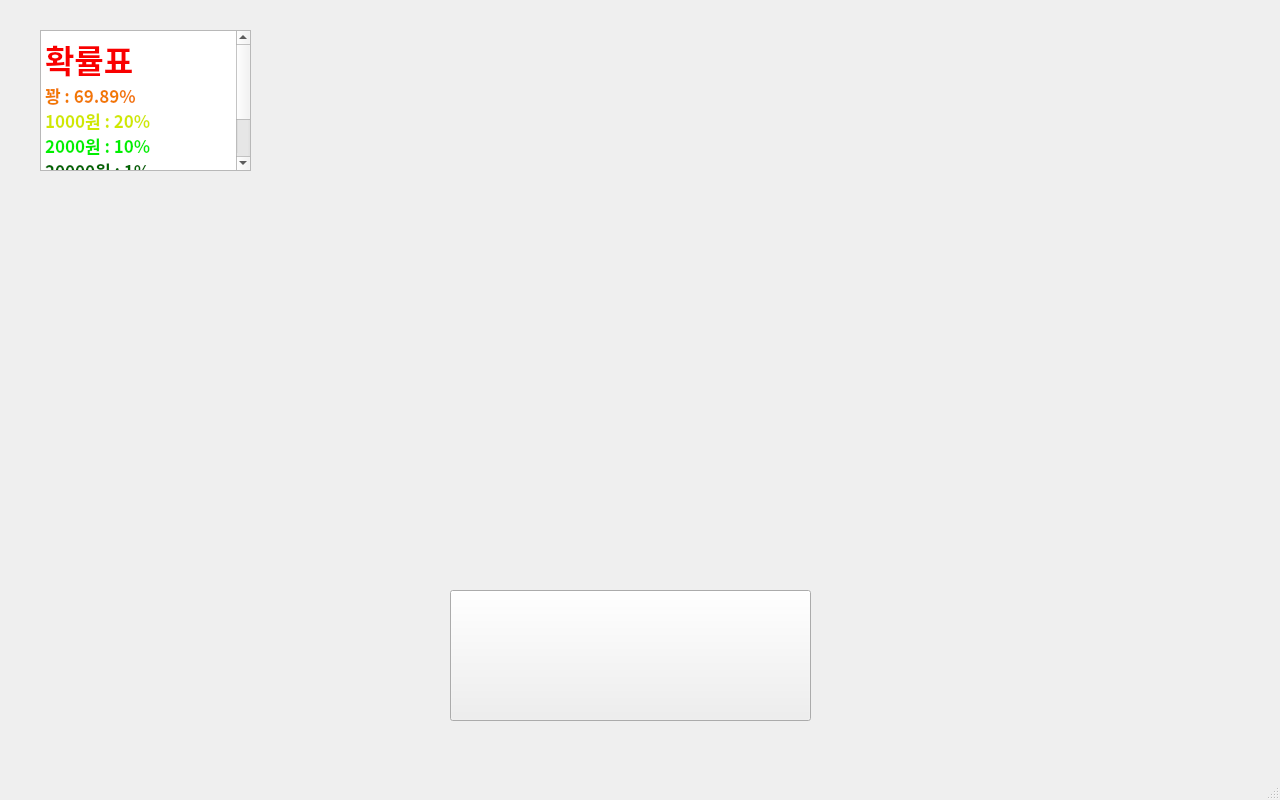
<?xml version="1.0" encoding="UTF-8"?>
<ui version="4.0">
 <class>Lotto</class>
 <widget class="QMainWindow" name="Lotto">
  <property name="geometry">
   <rect>
    <x>0</x>
    <y>0</y>
    <width>1280</width>
    <height>800</height>
   </rect>
  </property>
  <property name="windowTitle">
   <string>MainWindow</string>
  </property>
  <widget class="QWidget" name="centralwidget">
   <widget class="QLabel" name="Main_Photo">
    <property name="geometry">
     <rect>
      <x>10</x>
      <y>0</y>
      <width>1280</width>
      <height>800</height>
     </rect>
    </property>
    <property name="text">
     <string/>
    </property>
   </widget>
   <widget class="QPushButton" name="DrawLotsButton">
    <property name="geometry">
     <rect>
      <x>450</x>
      <y>590</y>
      <width>361</width>
      <height>131</height>
     </rect>
    </property>
    <property name="cursor">
     <cursorShape>OpenHandCursor</cursorShape>
    </property>
    <property name="text">
     <string/>
    </property>
    <property name="icon">
     <iconset>
      <normaloff>Things/3CAADF3C-D4C0-4051-B441-D777CAA9042E.jpeg</normaloff>Things/3CAADF3C-D4C0-4051-B441-D777CAA9042E.jpeg</iconset>
    </property>
    <property name="iconSize">
     <size>
      <width>391</width>
      <height>131</height>
     </size>
    </property>
    <property name="autoRepeatDelay">
     <number>300</number>
    </property>
   </widget>
   <widget class="QTextEdit" name="percentage">
    <property name="geometry">
     <rect>
      <x>40</x>
      <y>30</y>
      <width>211</width>
      <height>141</height>
     </rect>
    </property>
    <property name="font">
     <font>
      <family>D2Coding</family>
      <weight>75</weight>
      <bold>true</bold>
     </font>
    </property>
    <property name="autoFillBackground">
     <bool>false</bool>
    </property>
    <property name="html">
     <string>&lt;!DOCTYPE HTML PUBLIC &quot;-//W3C//DTD HTML 4.0//EN&quot; &quot;http://www.w3.org/TR/REC-html40/strict.dtd&quot;&gt;
&lt;html&gt;&lt;head&gt;&lt;meta name=&quot;qrichtext&quot; content=&quot;1&quot; /&gt;&lt;style type=&quot;text/css&quot;&gt;
p, li { white-space: pre-wrap; }
&lt;/style&gt;&lt;/head&gt;&lt;body style=&quot; font-family:'D2Coding'; font-size:13pt; font-weight:600; font-style:normal;&quot;&gt;
&lt;p style=&quot; margin-top:0px; margin-bottom:0px; margin-left:0px; margin-right:0px; -qt-block-indent:0; text-indent:0px;&quot;&gt;&lt;span style=&quot; font-size:24pt; color:#f90000;&quot;&gt;확률표&lt;/span&gt;&lt;/p&gt;
&lt;p style=&quot; margin-top:0px; margin-bottom:0px; margin-left:0px; margin-right:0px; -qt-block-indent:0; text-indent:0px;&quot;&gt;&lt;span style=&quot; color:#f27a00;&quot;&gt;꽝 : 69.89%&lt;/span&gt;&lt;/p&gt;
&lt;p style=&quot; margin-top:0px; margin-bottom:0px; margin-left:0px; margin-right:0px; -qt-block-indent:0; text-indent:0px;&quot;&gt;&lt;span style=&quot; color:#d1e800;&quot;&gt;1000원 : 20%&lt;/span&gt;&lt;/p&gt;
&lt;p style=&quot; margin-top:0px; margin-bottom:0px; margin-left:0px; margin-right:0px; -qt-block-indent:0; text-indent:0px;&quot;&gt;&lt;span style=&quot; color:#00ef00;&quot;&gt;2000원 : 10%&lt;/span&gt;&lt;/p&gt;
&lt;p style=&quot; margin-top:0px; margin-bottom:0px; margin-left:0px; margin-right:0px; -qt-block-indent:0; text-indent:0px;&quot;&gt;&lt;span style=&quot; color:#006700;&quot;&gt;20000원 : 1%&lt;/span&gt;&lt;/p&gt;
&lt;p style=&quot; margin-top:0px; margin-bottom:0px; margin-left:0px; margin-right:0px; -qt-block-indent:0; text-indent:0px;&quot;&gt;&lt;span style=&quot; color:#00f2ff;&quot;&gt;200000원 : 0.1%&lt;/span&gt;&lt;/p&gt;
&lt;p style=&quot; margin-top:0px; margin-bottom:0px; margin-left:0px; margin-right:0px; -qt-block-indent:0; text-indent:0px;&quot;&gt;&lt;span style=&quot; color:#0000ff;&quot;&gt;1000000원 : 0.001%&lt;/span&gt;&lt;/p&gt;&lt;/body&gt;&lt;/html&gt;</string>
    </property>
   </widget>
   <widget class="QLabel" name="A_Label">
    <property name="geometry">
     <rect>
      <x>440</x>
      <y>30</y>
      <width>418</width>
      <height>475</height>
     </rect>
    </property>
    <property name="text">
     <string/>
    </property>
   </widget>
  </widget>
  <widget class="QMenuBar" name="menubar">
   <property name="geometry">
    <rect>
     <x>0</x>
     <y>0</y>
     <width>1280</width>
     <height>24</height>
    </rect>
   </property>
  </widget>
  <widget class="QStatusBar" name="statusbar"/>
 </widget>
 <resources/>
 <connections/>
</ui>
